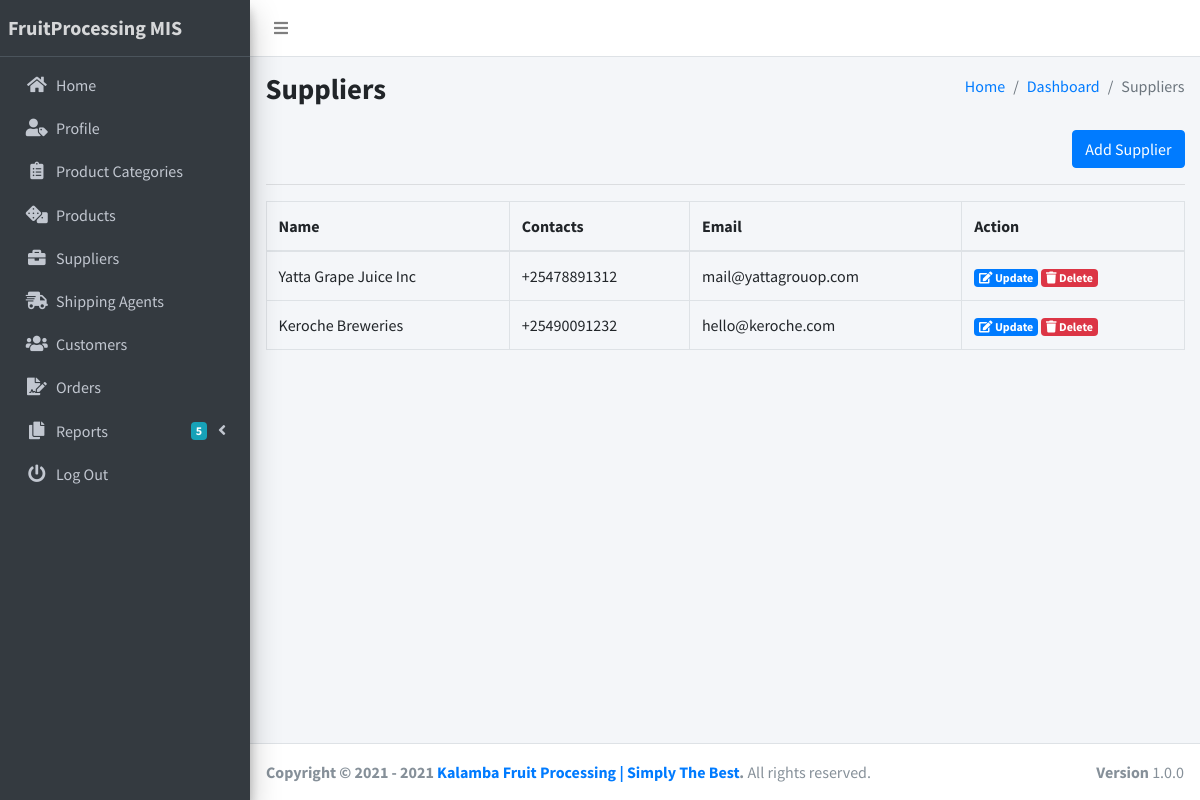
/views/suppliers.php (signed in), run on the app's committed database.
### tables this page shows
CREATE TABLE `settings` (
  `name` longtext NOT NULL,
  `tagline` longtext NOT NULL
);

CREATE TABLE `supplier` (
  `sup_id` int(200) NOT NULL,
  `sup_name` varchar(200) NOT NULL,
  `sup_mobile` varchar(200) NOT NULL,
  `sup_email` varchar(200) NOT NULL,
  `sup_password` varchar(200) NOT NULL
);

### views/suppliers.php (the view, shortened to what this page needs)
<?php
require_once('../config/config.php');
require_once('../partials/head.php');
?>
<body class="hold-transition sidebar-mini layout-fixed layout-navbar-fixed layout-footer-fixed">
    <div class="wrapper">
        <?php require_once('../partials/navbar.php'); ?>
        <?php require_once('../partials/sidebar.php'); ?>
        <div class="content-wrapper">
            <div class="content-header">
                <div class="container-fluid">
                    <div class="row mb-2">
                        <div class="col-sm-6">
                            <h1 class="m-0 text-bold">Suppliers</h1>
                        </div>
                        <div class="col-sm-6">
                            <ol class="breadcrumb float-sm-right">
                                <li class="breadcrumb-item"><a href="dashboard">Home</a></li>
                                <li class="breadcrumb-item"><a href="">Dashboard</a></li>
                                <li class="breadcrumb-item active">Suppliers</li>
                            </ol>
                        </div>
                    </div>
                </div>
            </div>
            <section class="content">
                <div class="container-fluid">
                    <div class="text-right">
                        <button type="button" class="btn btn-primary" data-toggle="modal" data-target="#add_modal">Add Supplier</button>
                    </div>
                    <hr>
                    <div class="row">
                        <div class="col-12">
                            <table class="table table-bordered table-hover">
                                <thead>
                                    <tr>
                                        <th>Name</th>
                                        <th>Contacts </th>
                                        <th>Email</th>
                                        <th>Action</th>
                                    </tr>
                                </thead>
                                <tbody>
                                    <?php
                                    $ret = "SELECT * FROM supplier ";
                                    $stmt = $mysqli->prepare($ret);
                                    $stmt->execute();
                                    $res = $stmt->get_result();
                                    while ($supplier = $res->fetch_object()) {
                                    ?>
                                        <tr>
                                            <td><?php echo $supplier->sup_name; ?></td>
                                            <td><?php echo $supplier->sup_mobile; ?></td>
                                            <td><?php echo $supplier->sup_email; ?></td>
                                            <td>
                                                <a class="badge badge-primary" data-toggle="modal" href="#edit-<?php echo $supplier->sup_id; ?>">
                                                    <i class="fas fa-edit"></i>
                                                    Update
                                                </a>
                                                <a class="badge badge-danger" data-toggle="modal" href="#delete-<?php echo $supplier->sup_id; ?>">
                                                    <i class="fas fa-trash"></i>
                                                    Delete
                                                </a>
                                            </td>
                                        </tr>
                                    <?php
                                    }
                                    ?>
                                </tbody>
                            </table>
                        </div>
                    </div>
                </div>
            </section>
        </div>
        <?php require_once('../partials/footer.php'); ?>
    </div>
</body>
</html>

### partials/sidebar.php (shortened to what this page needs)
<?php
$ret = "SELECT * FROM `settings` ";
$stmt = $mysqli->prepare($ret);
$stmt->execute();
$res = $stmt->get_result();
while ($sys = $res->fetch_object()) {
?>
    <aside class="main-sidebar sidebar-dark-primary elevation-4">
        <a href="home" class="brand-link">
            <span class="brand-text font-weight-bold">FruitProcessing MIS</span>
        </a>
        <div class="sidebar">
            <nav class="mt-2">
                <ul class="nav nav-pills nav-sidebar flex-column" data-widget="treeview" role="menu" data-accordion="false">
                    <li class="nav-item">
                        <a href="dashboard" class="nav-link">
                            <i class="nav-icon fas fa-home"></i>
                            <p>
                                Home
                            </p>
                        </a>
                    </li>
                    <li class="nav-item">
                        <a href="profile" class="nav-link">
                            <i class="nav-icon fas fa-user-tag"></i>
                            <p>
                                Profile
                            </p>
                        </a>
                    </li>
                    <li class="nav-item">
                        <a href="product_categories" class="nav-link">
                            <i class="nav-icon fas fa-clipboard-list"></i>
                            <p>
                                Product Categories
                            </p>
                        </a>
                    </li>
                    <li class="nav-item">
                        <a href="products" class="nav-link">
                            <i class="nav-icon fas fa-dice"></i>
                            <p>
                                Products
                            </p>
                        </a>
                    </li>
                    <li class="nav-item">
                        <a href="suppliers" class="nav-link">
                            <i class="nav-icon fas fa-briefcase"></i>
                            <p>
                                Suppliers
                            </p>
                        </a>
                    </li>
                    <li class="nav-item">
                        <a href="shipping_agents" class="nav-link">
                            <i class="nav-icon fas fa-shipping-fast"></i>
                            <p>
                                Shipping Agents
                            </p>
                        </a>
                    </li>
                    <li class="nav-item">
                        <a href="customers" class="nav-link">
                            <i class="nav-icon fas fa-users"></i>
                            <p>
                                Customers
                            </p>
                        </a>
                    </li>
                    <li class="nav-item">
                        <a href="orders" class="nav-link">
                            <i class="nav-icon fas fa-file-signature"></i>
                            <p>
                                Orders
                            </p>
                        </a>
                    </li>
                    <li class="nav-item has-treeview">
                        <a href="#" class="nav-link">
                            <i class="nav-icon fas fa-copy"></i>
                            <p>
                                Reports
                                <i class="fas fa-angle-left right"></i>
                                <span class="badge badge-info right">5</span>
                            </p>
                        </a>
                    </li>
                    <li class="nav-item">
                        <a href="logout" class="nav-link">
                            <i class="nav-icon fas fa-power-off"></i>
                            <p>
                                Log Out
                            </p>
                        </a>
                    </li>
                </ul>
            </nav>
        </div>
    </aside>
<?php
} ?>

### partials/footer.php
<?php
$ret = "SELECT * FROM `settings` ";
$stmt = $mysqli->prepare($ret);
$stmt->execute();
$res = $stmt->get_result();
while ($sys = $res->fetch_object()) {
?>
    <footer class="main-footer">
        <strong>Copyright &copy; 2021 - <?php echo date('Y');; ?> <a href=""> <?php echo $sys->name . " | " . $sys->tagline; ?></a>.</strong>
        All rights reserved.
        <div class="float-right d-none d-sm-inline-block">
            <b>Version</b> 1.0.0
        </div>
    </footer>
<?php
} ?>

### data on the page
settings: name "Kalamba Fruit Processing", tagline "Simply The Best"
supplier: sup_name "Yatta Grape Juice Inc", sup_mobile "+25478891312", sup_email "mail@yattagrouop.com"
supplier: sup_name "Keroche Breweries", sup_mobile "+25490091232", sup_email "hello@keroche.com"
